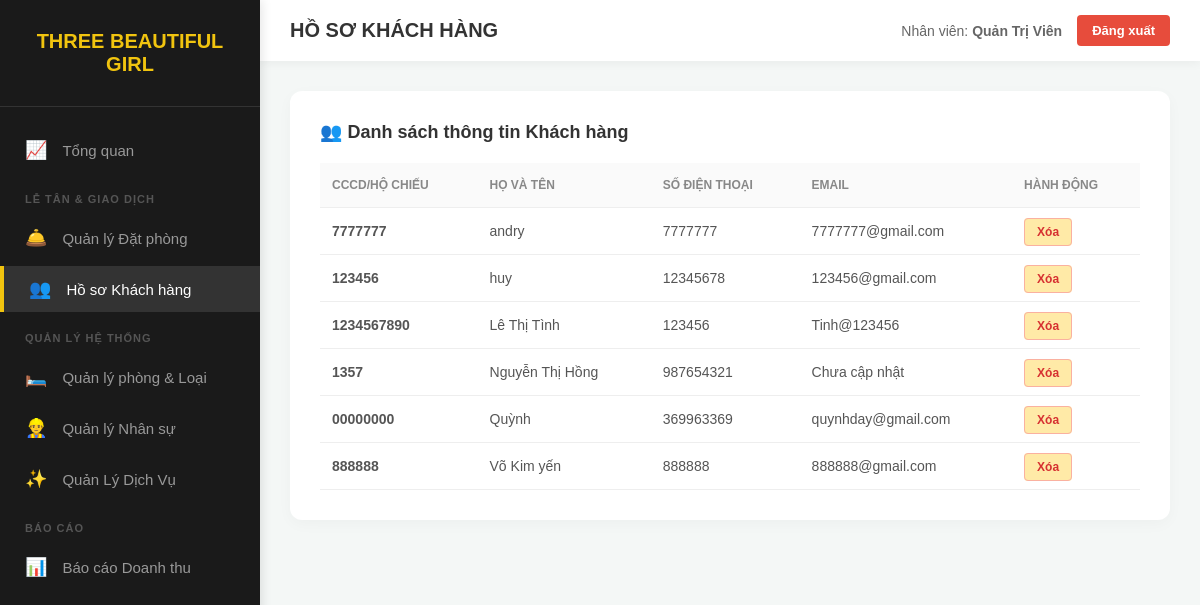
Screenshot of /manage_users.php (signed in) with the database file from the repository.
### tables this page shows
CREATE TABLE `khach_hang` (
  `cccd_ho_chieu` varchar(20) NOT NULL,
  `ho_ten` varchar(100) NOT NULL,
  `so_dien_thoai` varchar(15) NOT NULL,
  `email` varchar(100) DEFAULT NULL,
  `mat_khau` varchar(255) NOT NULL,
  `cong_no` decimal(10,2) DEFAULT 0.00,
  `so_lan_huy` int(11) DEFAULT 0,
  `ngay_tao` timestamp NOT NULL DEFAULT current_timestamp(),
  `ma_khach_hang` varchar(0) NOT NULL
);

### manage_users.php (the view, shortened to what this page needs)
<?php
include 'config.php';
$khach_hangs = $conn->query("SELECT cccd_ho_chieu, ho_ten, so_dien_thoai, email FROM khach_hang ORDER BY ho_ten ASC")->fetchAll(PDO::FETCH_ASSOC);
include 'admin_header.php';
?>
<div class="table-section">
    <div class="table-header"><h3>👥 Danh sách thông tin Khách hàng</h3></div>
    <table>
        <thead><tr><th>CCCD/Hộ chiếu</th><th>Họ và Tên</th><th>Số điện thoại</th><th>Email</th><th>Hành động</th></tr></thead>
        <tbody>
            <?php if (count($khach_hangs) > 0): ?>
                <?php foreach ($khach_hangs as $kh): ?>
                <tr>
                    <td><strong><?= htmlspecialchars($kh['cccd_ho_chieu']) ?></strong></td>
                    <td><?= htmlspecialchars($kh['ho_ten']) ?></td>
                    <td><?= htmlspecialchars($kh['so_dien_thoai']) ?></td>
                    <td><?= htmlspecialchars($kh['email'] ?? 'Chưa cập nhật') ?></td>
                    <td><a href="manage_users.php?delete=<?= urlencode($kh['cccd_ho_chieu']) ?>" class="btn-delete" onclick="return confirm('⚠️ CẢNH BÁO: Xóa hồ sơ này?');">Xóa</a></td>
                </tr>
                <?php endforeach; ?>
            <?php else: ?>
                <tr><td colspan="5" style="text-align: center; color: #999; padding: 30px;">Chưa có dữ liệu khách hàng.</td></tr>
            <?php endif; ?>
        </tbody>
    </table>
</div>
<?php include 'admin_footer.php'; ?>

### admin_header.php (style rules this page uses)
body { margin: 0; font-family: Arial, sans-serif; background-color: #f4f7f6; display: flex; height: 100vh; overflow: hidden; }
.table-section { background-color: #ffffff; padding: 30px; border-radius: 12px; box-shadow: 0 4px 15px rgba(0,0,0,0.03); margin-bottom: 30px; }
.table-header { margin-bottom: 20px; display: flex; justify-content: space-between; align-items: center; }
.table-header h3 { margin: 0; font-size: 18px; color: #333; }
table { width: 100%; border-collapse: collapse; }
table th, table td { text-align: left; padding: 15px 12px; font-size: 14px; border-bottom: 1px solid #eee; vertical-align: middle; }
table th { color: #888; text-transform: uppercase; font-weight: bold; background: #fafafa; font-size: 12px; }
table td { color: #555; }
.btn-delete { background: #fadbd8; color: #c0392b; }

### manage_users.php (style rules this page uses)
.btn-delete { background: #ffeaa7; color: #d63031; border: 1px solid #fab1a0; padding: 6px 12px; border-radius: 4px; cursor: pointer; font-size: 12px; font-weight: bold; text-decoration: none; transition: 0.2s; }

### rows the page displays
khach_hang: cccd_ho_chieu "7777777", ho_ten "andry", so_dien_thoai "7777777", email "7777777@gmail.com"
khach_hang: cccd_ho_chieu "123456", ho_ten "huy", so_dien_thoai "12345678", email "123456@gmail.com"
khach_hang: cccd_ho_chieu "1234567890", ho_ten "Lê Thị Tình", so_dien_thoai "123456", email "Tinh@123456"
khach_hang: cccd_ho_chieu "1357", ho_ten "Nguyễn Thị Hồng", so_dien_thoai "987654321", email "Chưa cập nhật"
khach_hang: cccd_ho_chieu "00000000", ho_ten "Quỳnh", so_dien_thoai "369963369", email "quynhday@gmail.com"
khach_hang: cccd_ho_chieu "888888", ho_ten "Võ Kim yến", so_dien_thoai "888888", email "888888@gmail.com"

### other values shown
$page_title "HỒ SƠ KHÁCH HÀNG"
$_SESSION['username'] "Quản Trị Viên"
